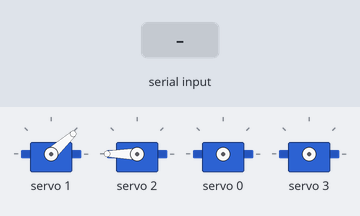
Recording of a sketch running on a simulated Arduino Uno, built with avr-gcc and run on an emulated ATmega328P. On the bench: 4 × servo. The test bench sets the inputs (shaded band).

Above: at 2.7 s.
2.8 s: "paper\n" received over Serial
At 5.4 s:
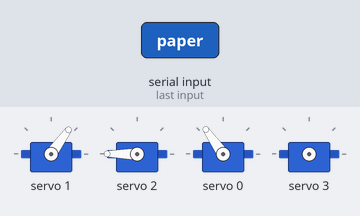
At 10.5 s:
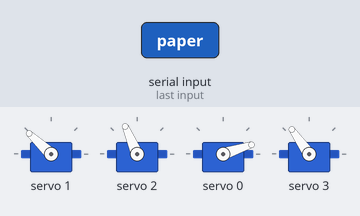
11.7 s: "cardboard\n" received over Serial
At 14.8 s:
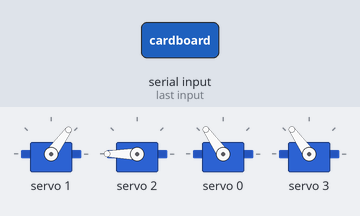
Timing chart, 0 to 20.6 s (numbered marks = the images above; inputs shaded):
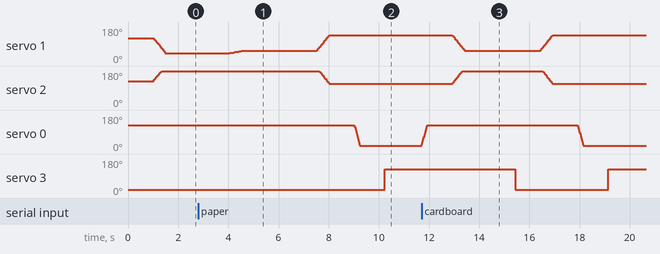

The sketch:

doneproject.ino
```cpp
#include <Wire.h>
#include <Adafruit_PWMServoDriver.h>

Adafruit_PWMServoDriver pca9685 = Adafruit_PWMServoDriver();

#define SERVOMIN  150
#define SERVOMAX  600

#define BASE_SERVO     0
#define SHOULDER_SERVO 1
#define ELBOW_SERVO    2
#define HOOK_SERVO     3

int lastShoulder = 90;
int lastElbow = 90;
int lastBase = 90;

// Arm pose mapping
struct ArmPose {
  int shoulder;
  int elbow;
};

ArmPose poseMap[] = {
  {20, 160}, {30, 150}, {40, 145}, {50, 140}, {60, 135}, {70, 130},
  {80, 125}, {90, 120}, {100, 110}, {110, 100}, {120, 90}, {130, 80},
  {140, 70}, {150, 60}
};

void setup() {
  Serial.begin(9600);
  pca9685.begin();
  pca9685.setPWMFreq(50);
  delay(1000);

  int defaultShoulderAngle = 20;
  int defaultElbowAngle = getMappedElbow(defaultShoulderAngle);
  moveArm(defaultShoulderAngle, defaultElbowAngle);


}

void loop() {
  if (Serial.available()) {
    String command = Serial.readStringUntil('\n');
    command.trim();


    // Handle material label input
    if (command == "paper" || command == "cardboard") {

      moveBaseSmooth(90); //go to default 90
      delay(1000);
      moveArm(30, 150); //arm goes down
      delay(1000);
      delay(1000);
      setServoAngle(HOOK_SERVO, 0); //hook close
      delay(1000);
      moveArm(100, 80); //arm goes up
      delay(1000);
      moveBaseSmooth(0); //go to position
      delay(1000);
      setServoAngle(HOOK_SERVO, 90); //hook open


    } else if (command == "glass" || command == "plastic") {
      moveBaseSmooth(90); //go to default 90
      delay(1000);
      moveArm(30, 150);  //arm goes down
      delay(1000);
      delay(1000);
      setServoAngle(HOOK_SERVO, 0); //hook close
      delay(1000);
      moveArm(100, 80); //arm goes up
      delay(1000);
      moveBaseSmooth(45); //go to position
      delay(1000);
      setServoAngle(HOOK_SERVO, 90); //hook open


    } else if (command == "metal") {
      moveBaseSmooth(90); //go to default 90
      delay(1000);
      moveArm(30, 150);  //arm goes down
      delay(1000);
      delay(1000);
      setServoAngle(HOOK_SERVO, 0); //hook close
      delay(1000);
      moveArm(100, 80); //arm goes up
      delay(1000);
      moveBaseSmooth(135); //go to position
      delay(1000);
      setServoAngle(HOOK_SERVO, 90); //hook open


    } else if (command == "trash") {
      moveBaseSmooth(90); //go to default 90
      delay(1000);
      moveArm(30, 150); //arm goes down
      delay(1000);
      delay(1000);
      setServoAngle(HOOK_SERVO, 0); //hook close
      delay(1000);
      moveArm(100, 80); //arm goes up
      delay(1000);
      moveBaseSmooth(180); //go to position
      delay(1000);
      setServoAngle(HOOK_SERVO, 90); //hook open

      }

     else {
      Serial.print(" Unknown command: ");
      Serial.println(command);
    }

    while (Serial.available()) Serial.read(); // clear input buffer
  }
}

// Arm helper functions
int getMappedElbow(int shoulderAngle) {
  int elbowAngle = map(shoulderAngle, 20, 150, 160, 30);
  return constrain(elbowAngle, 30, 160);
}

void setServoAngle(uint8_t servo, int angle) {
  angle = constrain(angle, 0, 180);
  int pulse = map(angle, 0, 180, SERVOMIN, SERVOMAX);
  pca9685.setPWM(servo, 0, pulse);
}

void moveArm(int shoulderAngle, int elbowAngle) {
  int steps = 30;
  for (int i = 1; i <= steps; i++) {
    float t = i / float(steps);
    int sAngle = lastShoulder + (shoulderAngle - lastShoulder) * t;
    int eAngle = lastElbow + (elbowAngle - lastElbow) * t;
    setServoAngle(SHOULDER_SERVO, sAngle);
    setServoAngle(ELBOW_SERVO, eAngle);
    delay(15);
  }
  lastShoulder = shoulderAngle;
  lastElbow = elbowAngle;
}

void moveBaseSmooth(int targetAngle) {
  int steps = 20;
  for (int i = 1; i <= steps; i++) {
    float t = i / float(steps);
    int currentAngle = lastBase + (targetAngle - lastBase) * t;
    setServoAngle(BASE_SERVO, currentAngle);
    delay(10);
  }
  lastBase = targetAngle;
}
```

Measured:
- after the input at 2.8 s, servo 1: moves from 42° to 137° over 4.0 s, starting after 1.3 s; servo 2: moves from 180° to 113° over 0.40 s, starting after 4.8 s; servo 0: moves from 125° to 18° over 0.22 s, starting after 6.2 s; servo 3: 18° → 125° after 7.4 s
- after the input at 11.7 s, servo 2: rises from 113° to 180° in 0.40 s, then falls to 113° in 3.6 s; servo 0: rises from 18° to 125° in 0.22 s, then falls to 18° in 6.2 s; servo 3: 125° → 18° after 3.7 s, → 125° 3.7 s later
